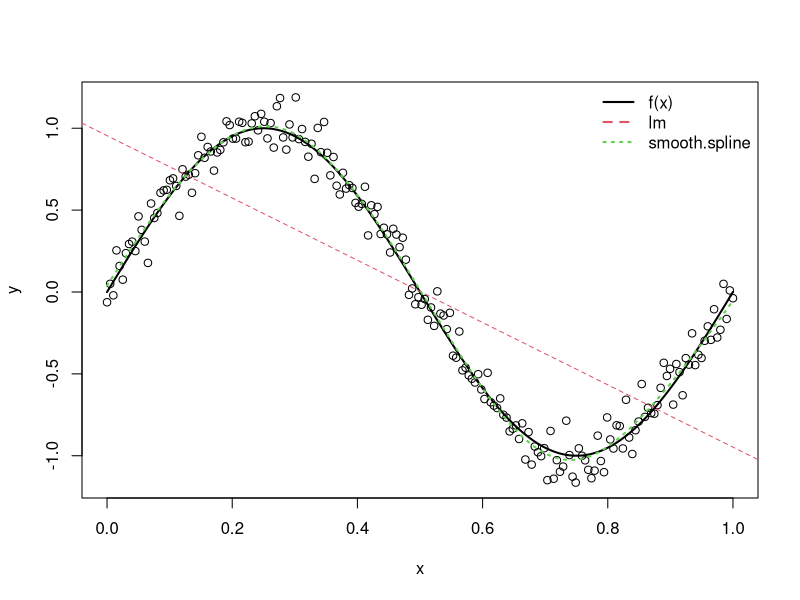
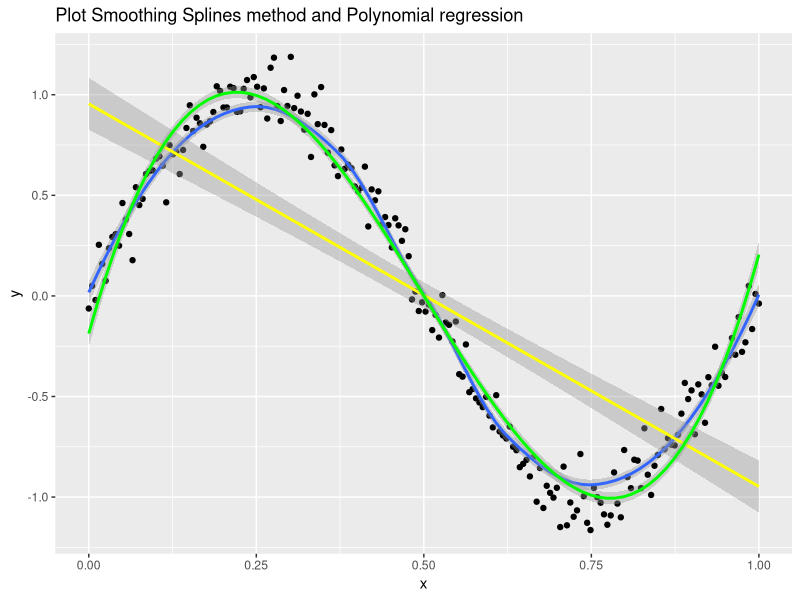

Generate these figures, in order, with R:
## ---- chunk 1
knitr::opts_chunk$set(echo = TRUE)
## ---- chunk 2
n <- 200
x <- seq(0, 1, length.out = n)
fx <- sin(2 * pi * x)

# generate noisy data
set.seed(1)
y <- fx + rnorm(n, sd = .1)
## ---- chunk 3
ss = smooth.spline(x,y)
ss
## ---- chunk 4
# plot data and f(x)
plot(x, y)             # data
lines(x, fx, lwd = 2)  # f(x)
abline(coef(lm(y ~ x)), lty = 2, col=2)
lines(x, ss$y, lty = 3, col = 3, lwd = 2)
legend("topright", legend = c("f(x)", "lm", "smooth.spline"), lty = 1:3, col=1:3, lwd = 2, bty = "n")

## ---- chunk 5
library(tidyverse)
df <- data.frame(x = x, y = y)
(
ggplot(df, aes(x, y)) 
  + geom_point() 
  + geom_smooth() 
  + geom_smooth( method='lm', color="yellow") 
  + stat_smooth(method='lm', formula = y~poly(x,3), color="green")
  + labs(title="Plot Smoothing Splines method and Polynomial regression", linetype = NULL)
  )
